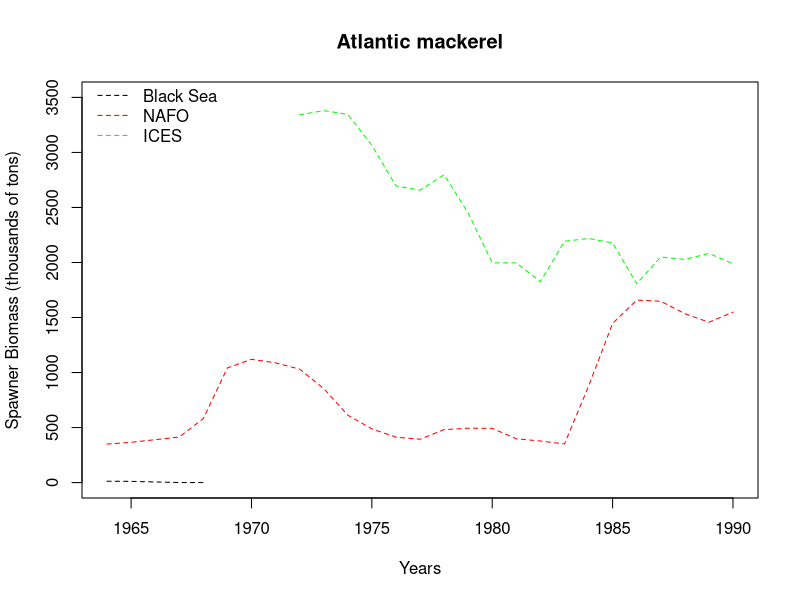

The R script that drew this image:
# Name: Kat Leigh
# Homework 3

#==Question 1a ####
# a) Read in the three data sets

mack.black <- read.table('MACKBLACK.txt', col.names = c("Year", "spawners", "recruits", "catch", "fishMortality"), na.strings = '.', colClasses = c('numeric','numeric','numeric','numeric','numeric'))

mack.nafo <- read.table('MACKNAFO.txt', col.names = c("Year", "spawners", "recruits", "catch", "fishMortality"), na.strings = '.', colClasses = c('numeric','numeric','numeric','numeric','numeric'))

mack.ices <- read.table('MACKICES.txt', col.names = c("Year", "spawners", "recruits", "catch", "fishMortality"), na.strings = '.', colClasses = c('numeric','numeric','numeric','numeric','numeric'))

# b) Create a single data set from mack.black and mack.nafo that contains all of the variables in each data set (spawners recruits catch fishMortality), but is restricted to years that the two data sets have in common.
mack.partial <- merge(mack.black, mack.nafo, by="Year", suffixes = c('.black', '.nafo'))


# c) Create a single data set from mack.partial and mack.ices that contains all of the variables in each data set, but is restricted to years that the two data sets have in common.
mack <- merge(mack.partial, mack.ices, by= 'Year')

# d) Change the column names in mack that are uninformative to "spawners.ices" "recruits.ices" "catch.ices" "fishMortality.ices".

names(mack) <- c(names(mack)[1:9], "spawners.ices", "recruits.ices", "catch.ices", "fishMortality.ices")

# e) Create this graph with the data in mack. Use plot() and then lines().

### TO DO!!! ###

plot(x=mack$Year, y=mack$spawners.ices,
     xlab = "Years", ylab= "Spawner Biomass (thousands of tons)", main = "Atlantic mackerel",
     'l', lty=2, col='green',
     ylim = c(0,3500))
lines(x=mack$Year, y=mack$spawners.black, lty=2, col='black')
lines(x=mack$Year, y=mack$spawners.nafo, lty=2, col= 'red')
legend(x=1963, y=3700, legend = c('Black Sea', 'NAFO', 'ICES'), lty=2, col = c('black', 'red', 'green'), bty='n')

#==Question 2a ####
# Create a data frame named temperature which has 2 columns: the dates Jan 1 2010 through Jun 30 2010 and a randomly generated temperature for each day. Use rnorm to generate the temperatures with the means listed below and a standard deviation of 5, then round to the nearest whole number. Hint: you only have to call rnorm once if you first create a vector of means.

meanz <- c(rep(40,31), rep(42, 28), rep(51, 31), rep(55, 30), rep(58,31), rep(62, 30))
datez = seq(as.Date('01-01-2010', format= '%m-%d-%Y'),as.Date('06-30-2010', format= '%m-%d-%Y'), by= 'days')
set.seed(11)

temperature <- data.frame(
  date = datez,
  temperatures = round(rnorm(n=181, mean=meanz, sd=5),0))

#==Question 2b ####
# Calculate the observed means for each month (based on the data you generated) and compare to the values specified in part a.
dblchkmn <- tapply(temperature$temperatures, INDEX = months(temperature$date), mean)
dblchkmn
# note the observed are quite similar to the specified values (see below)
diff_obs_spec <- c(40,42,51,55,58,62)-c(dblchkmn)
diff_obs_spec

#==Question 2c ####
# Check if you have any duplicate temperatures. On which days does this happen?
duplicated(temperature$temperatures)
dup_days <- temperature[which(duplicated(temperature$temperatures)),] # days containing duplicates are listed alongside their respective temperature values in the data frame 'dup_days'

#==Question 2d ####
# Create a second data frame named observations which has 3 columns: the dates Jan 1 2010 through Jul 31 2010, but only every other day, the conditions (sunny, cloudy, or partly cloudy) as a factor (how you assign conditions to days is up to you), and the wind speed. Use rnorm to generate the wind speed with a mean of 5 and a standard deviation of 3, but change any negative values to 0.

observations <- data.frame(date= datez[seq(1,by=2, len=length(datez)/2)-1],
                           conditions= c('sunny', 'cloudy', 'partly_cloudy'),
                           wind_speed= round(abs(rnorm(n=length(datez)/2, mean=5, sd=3)),2))

#==Question 2e ####
# Combine the 2 data frames into a single data frame weather, omitting any rows that don’t match.

weather <- merge(observations, temperature)

#==Question 2f ####
# Calculate the min and max temperature for each of the conditions, as well as how many days of each condition there were.
min_max_per_condition <- tapply(weather$temperatures, weather$conditions, range)
min_max_per_condition

mytbl <- table(weather$conditions, weather$temperatures)
dayz_per_condition <- margin.table(mytbl, 1)
dayz_per_condition
